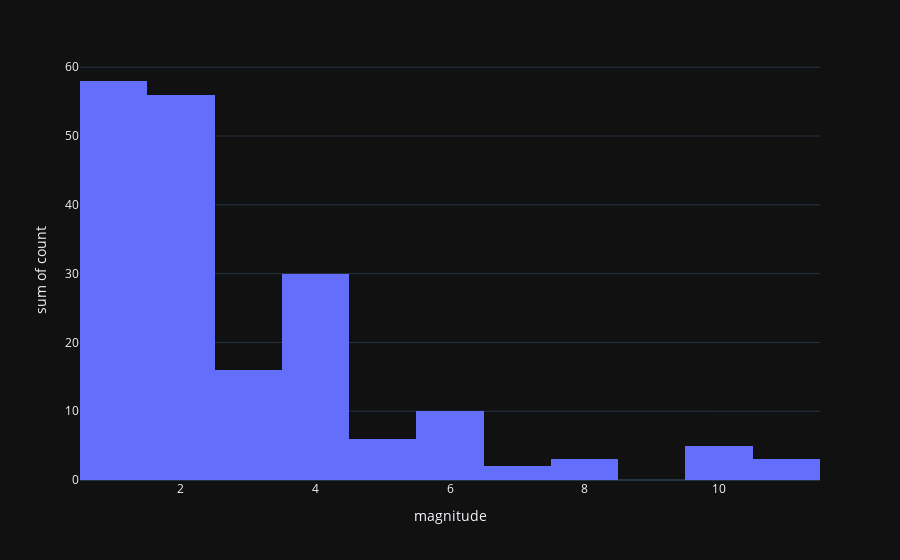

Notebook source saved alongside this figure:
### Code cell
analyse_quantity_magnitudes_in_text(hypothesis_list)

### Figure 1 — Plotly figure (JSON) as saved in the notebook; plotly's stock layout.template omitted (floating-point values rounded to 4 significant figures)
{"data": [{"alignmentgroup": "True", "bingroup": "x", "histfunc": "sum", "hovertemplate": "magnitude=%{x}<br>sum of count=%{y}<extra></extra>", "legendgroup": "", "marker": {"color": "#636efa", "pattern": {"shape": ""}}, "name": "", "nbinsx": 16, "offsetgroup": "", "orientation": "v", "showlegend": false, "x": [2, 3, 1, 4, 10, 8, 6, 11, 7, 5], "xaxis": "x", "y": [56, 16, 58, 30, 5, 3, 10, 3, 2, 6], "yaxis": "y", "type": "histogram"}], "layout": {"xaxis": {"anchor": "y", "domain": [0.0, 1.0], "title": {"text": "magnitude"}}, "yaxis": {"anchor": "x", "domain": [0.0, 1.0], "title": {"text": "sum of count"}}, "legend": {"tracegroupgap": 0}, "margin": {"t": 60}, "barmode": "relative"}}
